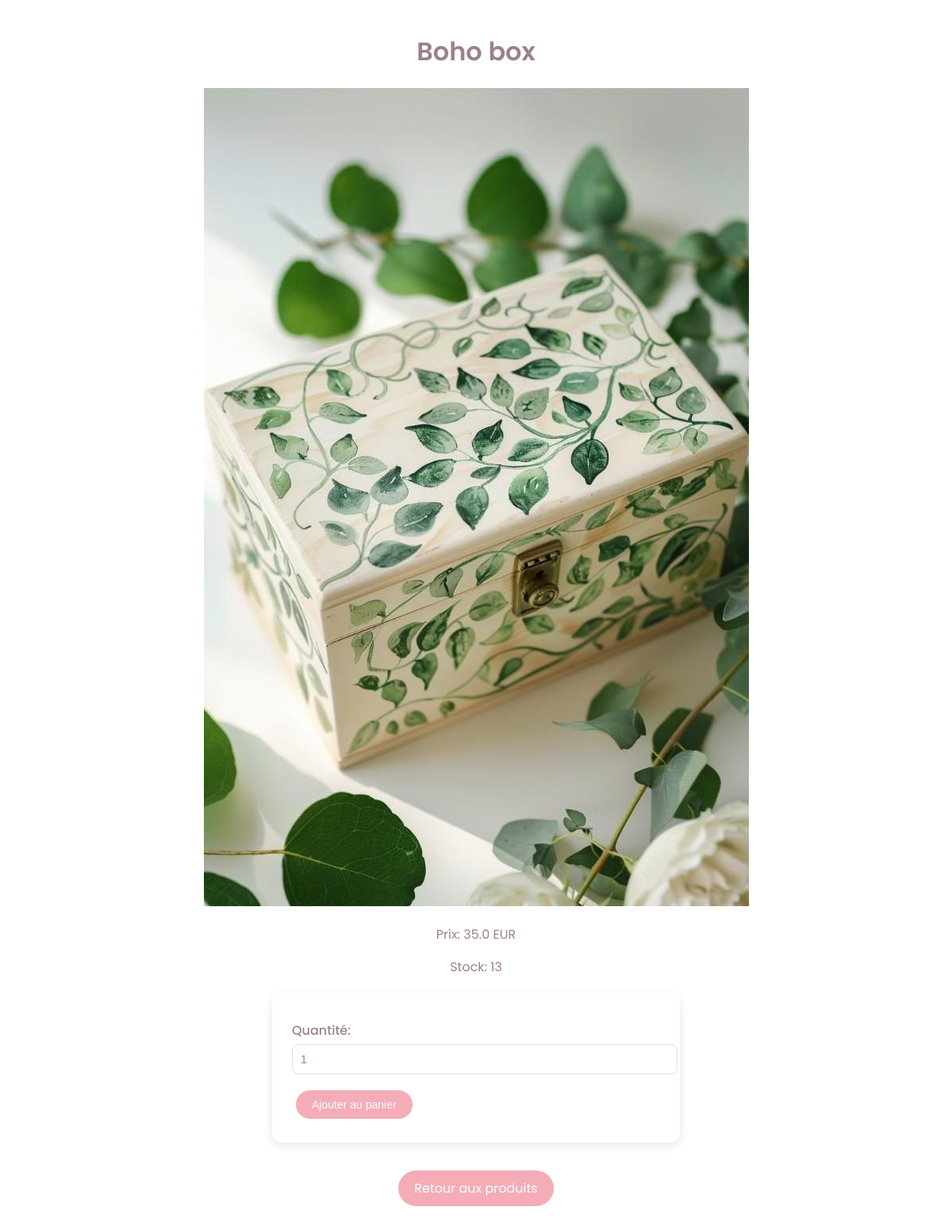
Before: /product/3 with the older database file.
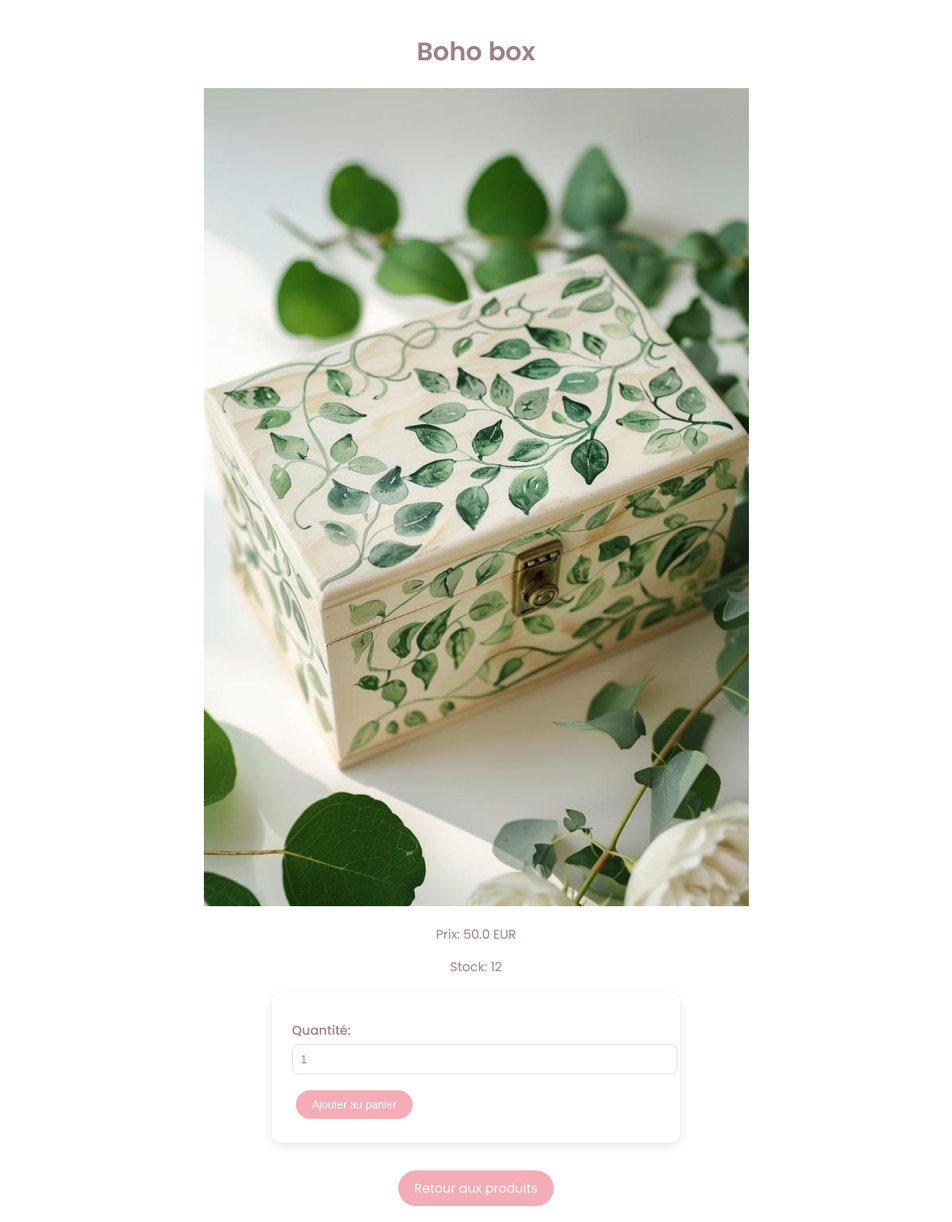
After: the same page with the newer database file.
### tables this page shows
CREATE TABLE products (
            id INTEGER PRIMARY KEY AUTOINCREMENT,
            name TEXT NOT NULL,
            price REAL NOT NULL,
            stock INTEGER NOT NULL,
            image_url TEXT
        );

### app.py (the view)
@app.route("/product/<int:product_id>")
def product_detail(product_id):
    db = get_db()
    product = db.execute(
        "SELECT * FROM products WHERE id = ?", (product_id,)
    ).fetchone()
    if not product:
        return "Produit non trouvé", 404  # Handle missing product gracefully
    return render_template("product_detail.html", product=product)

### app.py (called while the page is built)
def get_db():
    conn = sqlite3.connect("database.db")  # Ensure this is your actual DB file
    conn.row_factory = sqlite3.Row  # Enable dictionary-like access
    return conn

### templates/product_detail.html (shortened to what this page needs)
<!DOCTYPE html>
<html lang="fr">
<head>
    <link rel="stylesheet" href="{{ url_for('static', filename='styles.css') }}" />
</head>
<body>
    <h1>{{ product.name }}</h1>
    <img src="{{ url_for('static', filename= product.image_url ) }}" alt="{{ product.name }}"  class="product-image"/>
    <p>Prix: {{ product.price }} EUR</p>
    <p>Stock: {{ product.stock }}</p>
    <form onsubmit="addToCart(event)">
        <label for="quantity">Quantité:</label>
        <input type="number" id="quantity" name="quantity" min="1" max="{{ product.stock }}" value="1" required oninput="checkQuantity()">
        <button type="submit" id="add-to-cart-btn">Ajouter au panier</button>
    </form>
    <a href="{{ url_for('index_user') }}" class="back-link">Retour aux produits</a>
</body>
</html>

### static/styles.css (style rules this page uses)
body { font-family: 'Poppins', sans-serif; background-color: #FFFFFF; margin: 0; padding: 20px; text-align: center; color: #9D8189; }
h1, h2 { color: #9D8189; font-weight: 600; }
a { text-decoration: none; color: #F4ACB7; transition: color 0.3s ease; }
button { background-color: #F4ACB7; color: #FFFFFF; border: none; padding: 10px 20px; margin: 5px; cursor: pointer; border-radius: 25px; transition: background-color 0.3s ease; font-size: 14px; font-weight: 500; }
form { width: 40%; margin: 20px auto; background: #FFFFFF; padding: 25px; border-radius: 12px; box-shadow: 0 4px 12px rgba(0, 0, 0, 0.1); text-align: left; }
label { display: block; margin: 10px 0 5px; font-weight: 500; color: #9D8189; }
input[type="text"], input[type="number"] { width: 100%; padding: 10px; margin-bottom: 15px; border: 1px solid #D8E2DC; border-radius: 8px; font-size: 14px; color: #9D8189; }
.back-link { display: inline-block; margin-top: 15px; padding: 10px 20px; background-color: #F4ACB7; color: #FFFFFF; border-radius: 25px; transition: background-color 0.3s ease; }

Changed rows visible on the page:
changed products "Boho box": price "35.0" → "50.0"; stock "13" → "12"
